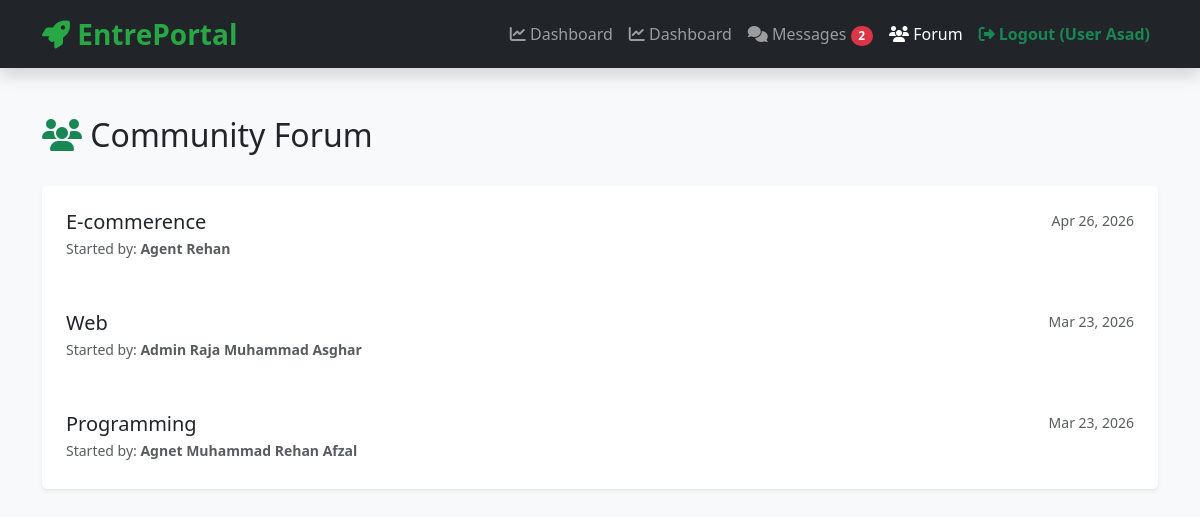
The app's page /admin/forum.php (signed in) with its own data.
### tables this page shows
CREATE TABLE `forum_topics` (
  `id` int(11) NOT NULL,
  `user_id` int(11) DEFAULT NULL,
  `title` varchar(255) DEFAULT NULL,
  `created_at` timestamp NOT NULL DEFAULT current_timestamp()
);

CREATE TABLE `users` (
  `id` int(11) NOT NULL,
  `full_name` varchar(100) NOT NULL,
  `email` varchar(100) NOT NULL,
  `password` varchar(255) NOT NULL,
  `phone` varchar(20) DEFAULT NULL,
  `bio` text DEFAULT NULL,
  `location` varchar(100) DEFAULT NULL,
  `role` enum('user','agent','admin') NOT NULL DEFAULT 'user',
  `status` enum('pending','approved','rejected') NOT NULL DEFAULT 'pending',
  `created_at` timestamp NOT NULL DEFAULT current_timestamp()
);

### admin/forum.php (the view, shortened to what this page needs)
<?php
include 'config.php';
$topics = mysqli_query($conn, "SELECT t.*, u.full_name as creator
                               FROM forum_topics t
                               JOIN users u ON t.user_id = u.id
                               ORDER BY t.created_at DESC");
?>
<!DOCTYPE html>
<html lang="en">
<head>
    <link href="https://cdn.jsdelivr.net/npm/bootstrap@5.3.3/dist/css/bootstrap.min.css" rel="stylesheet">
    <link href="https://cdnjs.cloudflare.com/ajax/libs/font-awesome/6.5.1/css/all.min.css" rel="stylesheet">
</head>
<body>
<?php include 'navbar.php'; ?>
<div class="container py-5">
    <div class="d-flex justify-content-between align-items-center mb-4">
        <h2><i class="fas fa-users text-success"></i> Community Forum</h2>
    </div>
    <div class="card shadow-sm border-0">
        <div class="list-group list-group-flush">
            <?php while($row = mysqli_fetch_assoc($topics)): ?>
                <a href="forum-view.php?id=<?= $row['id'] ?>" class="list-group-item list-group-item-action p-4 forum-card">
                    <div class="d-flex w-100 justify-content-between">
                        <h5 class="mb-1 text-dark"><?= htmlspecialchars($row['title']) ?></h5>
                        <small class="text-muted"><?= date('M d, Y', strtotime($row['created_at'])) ?></small>
                    </div>
                    <p class="mb-1 text-muted small">Started by: <strong><?= htmlspecialchars($row['creator']) ?></strong></p>
                </a>
            <?php endwhile; ?>
        </div>
    </div>
</div>
</body>
</html>

### admin/forum.php (style rules this page uses)
body { background: #f8f9fa; }
.forum-card { border: none; border-radius: 10px; transition: 0.2s; }

### admin/navbar.php (style rules this page uses)
:root { --primary: #28a745; --dark: #212529; }

### records on screen
forum_topics: title "E-commerence", created_at "Apr 26, 2026", user.full_name "Agent Rehan"
forum_topics: title "Web", created_at "Mar 23, 2026", user.full_name "Admin Raja Muhammad Asghar"
forum_topics: title "Programming", created_at "Mar 23, 2026", user.full_name "Agnet Muhammad Rehan Afzal"

### other values on screen
$nav_unread_count "2"
$_SESSION['full_name'] "User Asad"
